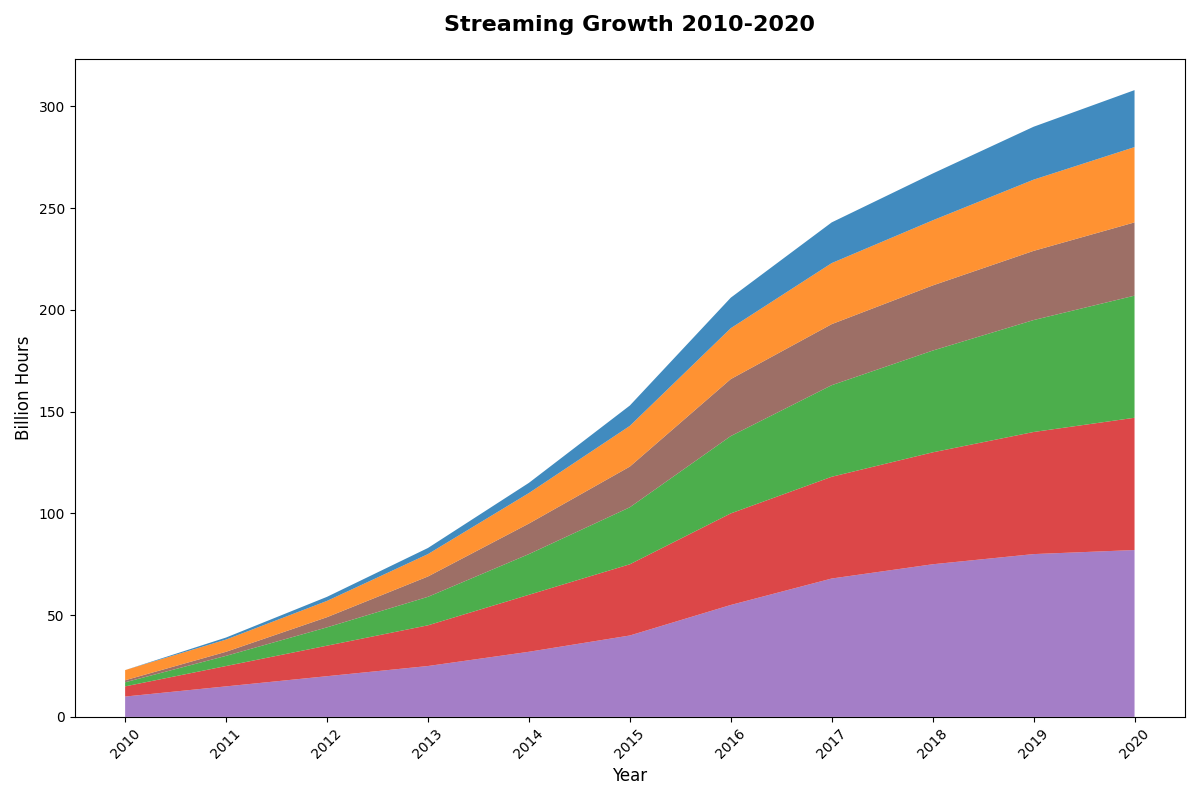

Python code for this plot:
import matplotlib.pyplot as plt
import numpy as np

years = np.arange(2010, 2021)

platforms = ["A", "B", "C", "D", "Others", "E"]

streamed_hours = np.array([
    [10, 15, 20, 25, 32, 40, 55, 68, 75, 80, 82],  # A
    [5, 10, 15, 20, 28, 35, 45, 50, 55, 60, 65],   # B
    [2, 5, 9, 14, 20, 28, 38, 45, 50, 55, 60],     # C
    [1, 2, 5, 10, 15, 20, 28, 30, 32, 34, 36],     # D
    [5, 6, 8, 11, 15, 20, 25, 30, 32, 35, 37],     # Others
    [0, 1, 2, 3, 5, 10, 15, 20, 23, 26, 28]        # E
])

fig, ax = plt.subplots(figsize=(12, 8))

colors = ['#9467bd', '#d62728', '#2ca02c', '#8c564b', '#ff7f0e', '#1f77b4']

ax.stackplot(years, streamed_hours, colors=colors, alpha=0.85)

ax.set_title('Streaming Growth 2010-2020', fontsize=16, fontweight='bold', pad=20)
ax.set_xlabel('Year', fontsize=12)
ax.set_ylabel('Billion Hours', fontsize=12)

ax.set_xticks(years)

plt.xticks(rotation=45)

plt.tight_layout()

plt.show()
